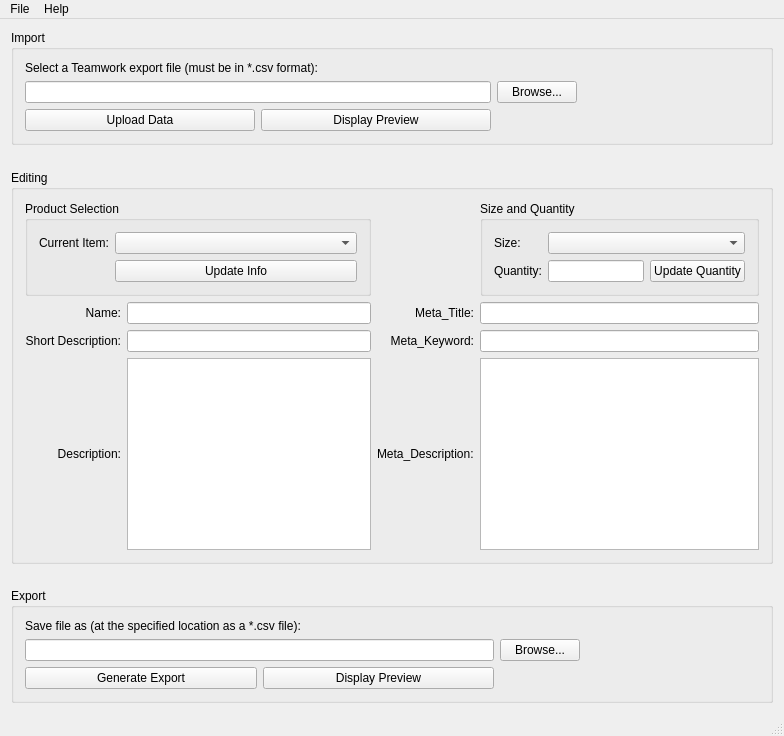
<?xml version="1.0" encoding="UTF-8"?>
<ui version="4.0">
 <class>MainWindow</class>
 <widget class="QMainWindow" name="MainWindow">
  <property name="geometry">
   <rect>
    <x>0</x>
    <y>0</y>
    <width>784</width>
    <height>736</height>
   </rect>
  </property>
  <property name="minimumSize">
   <size>
    <width>0</width>
    <height>0</height>
   </size>
  </property>
  <property name="windowTitle">
   <string>teamwork2magento 2.0</string>
  </property>
  <widget class="QWidget" name="centralWidget">
   <layout class="QGridLayout" name="gridLayout_5">
    <item row="0" column="0">
     <widget class="QGroupBox" name="importBox">
      <property name="toolTip">
       <string>&lt;html&gt;&lt;head/&gt;&lt;body&gt;&lt;p&gt;Use this area to select and upload a Teamwork product export file for editing.&lt;/p&gt;&lt;/body&gt;&lt;/html&gt;</string>
      </property>
      <property name="title">
       <string>Import</string>
      </property>
      <layout class="QGridLayout" name="gridLayout">
       <item row="0" column="0" colspan="2">
        <widget class="QLabel" name="importLabel">
         <property name="text">
          <string>Select a Teamwork export file (must be in *.csv format):                                                    </string>
         </property>
        </widget>
       </item>
       <item row="1" column="2">
        <widget class="QPushButton" name="importBrowseButton">
         <property name="text">
          <string>Browse...</string>
         </property>
        </widget>
       </item>
       <item row="2" column="0">
        <widget class="QPushButton" name="importUploadData">
         <property name="text">
          <string>Upload Data</string>
         </property>
        </widget>
       </item>
       <item row="2" column="1">
        <widget class="QPushButton" name="importDisplayPreview">
         <property name="text">
          <string>Display Preview</string>
         </property>
        </widget>
       </item>
       <item row="1" column="0" colspan="2">
        <widget class="QLineEdit" name="importLineEdit">
         <property name="toolTip">
          <string>&lt;html&gt;&lt;head/&gt;&lt;body&gt;&lt;p&gt;Specify a valid file path in this field and press enter, or use the browse utility.&lt;/p&gt;&lt;/body&gt;&lt;/html&gt;</string>
         </property>
        </widget>
       </item>
       <item row="1" column="3">
        <spacer name="importSpacer">
         <property name="orientation">
          <enum>Qt::Horizontal</enum>
         </property>
         <property name="sizeHint" stdset="0">
          <size>
           <width>40</width>
           <height>20</height>
          </size>
         </property>
        </spacer>
       </item>
      </layout>
     </widget>
    </item>
    <item row="4" column="0">
     <widget class="QGroupBox" name="exportBox">
      <property name="toolTip">
       <string>&lt;html&gt;&lt;head/&gt;&lt;body&gt;&lt;p&gt;Use this area to select a file path to export the data you have edited as a *.csv file.&lt;/p&gt;&lt;/body&gt;&lt;/html&gt;</string>
      </property>
      <property name="title">
       <string>Export</string>
      </property>
      <layout class="QGridLayout" name="gridLayout_4">
       <item row="1" column="2">
        <widget class="QPushButton" name="exportBrowse">
         <property name="text">
          <string>Browse...</string>
         </property>
        </widget>
       </item>
       <item row="2" column="1">
        <widget class="QPushButton" name="exportPreview">
         <property name="text">
          <string>Display Preview</string>
         </property>
        </widget>
       </item>
       <item row="0" column="0" colspan="2">
        <widget class="QLabel" name="exportLabel">
         <property name="text">
          <string>Save file as (at the specified location as a *.csv file):                                                          </string>
         </property>
        </widget>
       </item>
       <item row="1" column="0" colspan="2">
        <widget class="QLineEdit" name="exportLineEdit"/>
       </item>
       <item row="2" column="0">
        <widget class="QPushButton" name="exportGenerate">
         <property name="text">
          <string>Generate Export</string>
         </property>
        </widget>
       </item>
       <item row="1" column="3">
        <spacer name="exportSpacer">
         <property name="orientation">
          <enum>Qt::Horizontal</enum>
         </property>
         <property name="sizeHint" stdset="0">
          <size>
           <width>40</width>
           <height>20</height>
          </size>
         </property>
        </spacer>
       </item>
      </layout>
     </widget>
    </item>
    <item row="2" column="0">
     <widget class="QGroupBox" name="editBox">
      <property name="toolTip">
       <string>&lt;html&gt;&lt;head/&gt;&lt;body&gt;&lt;p&gt;Use this area to edit product attributes.&lt;/p&gt;&lt;/body&gt;&lt;/html&gt;</string>
      </property>
      <property name="title">
       <string>Editing</string>
      </property>
      <layout class="QGridLayout" name="gridLayout_6">
       <item row="3" column="3">
        <widget class="QTextEdit" name="metaDescriptionTextEdit"/>
       </item>
       <item row="1" column="0">
        <widget class="QLabel" name="nameLabel">
         <property name="text">
          <string>&lt;html&gt;&lt;head/&gt;&lt;body&gt;&lt;p align=&quot;right&quot;&gt;Name:&lt;/p&gt;&lt;/body&gt;&lt;/html&gt;</string>
         </property>
        </widget>
       </item>
       <item row="2" column="1">
        <widget class="QLineEdit" name="shortDescriptionLineEdit"/>
       </item>
       <item row="2" column="2">
        <widget class="QLabel" name="metaKeywordLabel">
         <property name="text">
          <string>&lt;html&gt;&lt;head/&gt;&lt;body&gt;&lt;p align=&quot;right&quot;&gt;Meta_Keyword:&lt;/p&gt;&lt;/body&gt;&lt;/html&gt;</string>
         </property>
        </widget>
       </item>
       <item row="2" column="3">
        <widget class="QLineEdit" name="metaKeywordLineEdit"/>
       </item>
       <item row="3" column="0">
        <widget class="QLabel" name="descriptionLabel">
         <property name="text">
          <string>&lt;html&gt;&lt;head/&gt;&lt;body&gt;&lt;p align=&quot;right&quot;&gt;Description:&lt;/p&gt;&lt;/body&gt;&lt;/html&gt;</string>
         </property>
        </widget>
       </item>
       <item row="3" column="1">
        <widget class="QTextEdit" name="descriptionTextEdit"/>
       </item>
       <item row="3" column="2">
        <widget class="QLabel" name="metaDescriptionLabel">
         <property name="text">
          <string>Meta_Description:</string>
         </property>
        </widget>
       </item>
       <item row="1" column="3">
        <widget class="QLineEdit" name="metaTitleLineEdit"/>
       </item>
       <item row="1" column="1">
        <widget class="QLineEdit" name="nameLineEdit"/>
       </item>
       <item row="1" column="2">
        <widget class="QLabel" name="metaTitleLabel">
         <property name="text">
          <string>&lt;html&gt;&lt;head/&gt;&lt;body&gt;&lt;p align=&quot;right&quot;&gt;Meta_Title:&lt;/p&gt;&lt;/body&gt;&lt;/html&gt;</string>
         </property>
        </widget>
       </item>
       <item row="2" column="0">
        <widget class="QLabel" name="shortDescriptionLabel">
         <property name="text">
          <string>&lt;html&gt;&lt;head/&gt;&lt;body&gt;&lt;p align=&quot;right&quot;&gt;Short Description:&lt;/p&gt;&lt;/body&gt;&lt;/html&gt;</string>
         </property>
        </widget>
       </item>
       <item row="0" column="3">
        <widget class="QGroupBox" name="sizeQtyBox">
         <property name="title">
          <string>Size and Quantity</string>
         </property>
         <layout class="QGridLayout" name="gridLayout_2">
          <item row="1" column="0">
           <widget class="QLabel" name="qtyLabel">
            <property name="text">
             <string>&lt;html&gt;&lt;head/&gt;&lt;body&gt;&lt;p&gt;Quantity:&lt;/p&gt;&lt;/body&gt;&lt;/html&gt;</string>
            </property>
           </widget>
          </item>
          <item row="0" column="0">
           <widget class="QLabel" name="sizeLabel">
            <property name="text">
             <string>Size:</string>
            </property>
           </widget>
          </item>
          <item row="1" column="2">
           <widget class="QPushButton" name="updateQtyButton">
            <property name="text">
             <string>Update Quantity</string>
            </property>
           </widget>
          </item>
          <item row="1" column="1">
           <widget class="QLineEdit" name="qtyLineEdit"/>
          </item>
          <item row="0" column="1" colspan="2">
           <widget class="QComboBox" name="sizeComboBox"/>
          </item>
         </layout>
        </widget>
       </item>
       <item row="0" column="0" colspan="2">
        <widget class="QGroupBox" name="productBox">
         <property name="title">
          <string>Product Selection</string>
         </property>
         <layout class="QFormLayout" name="formLayout">
          <item row="0" column="0">
           <widget class="QLabel" name="currentItemLabel">
            <property name="text">
             <string>&lt;html&gt;&lt;head/&gt;&lt;body&gt;&lt;p&gt;Current Item:&lt;/p&gt;&lt;/body&gt;&lt;/html&gt;</string>
            </property>
           </widget>
          </item>
          <item row="0" column="1">
           <widget class="QComboBox" name="itemComboBox"/>
          </item>
          <item row="1" column="1">
           <widget class="QPushButton" name="updateInfoButton">
            <property name="text">
             <string>Update Info</string>
            </property>
           </widget>
          </item>
         </layout>
        </widget>
       </item>
      </layout>
     </widget>
    </item>
    <item row="1" column="0">
     <spacer name="importEditSpacer">
      <property name="orientation">
       <enum>Qt::Vertical</enum>
      </property>
      <property name="sizeHint" stdset="0">
       <size>
        <width>20</width>
        <height>0</height>
       </size>
      </property>
     </spacer>
    </item>
    <item row="3" column="0">
     <spacer name="editExportSpacer">
      <property name="orientation">
       <enum>Qt::Vertical</enum>
      </property>
      <property name="sizeHint" stdset="0">
       <size>
        <width>20</width>
        <height>0</height>
       </size>
      </property>
     </spacer>
    </item>
   </layout>
  </widget>
  <widget class="QMenuBar" name="menuBar">
   <property name="geometry">
    <rect>
     <x>0</x>
     <y>0</y>
     <width>784</width>
     <height>21</height>
    </rect>
   </property>
   <widget class="QMenu" name="menuFile">
    <property name="title">
     <string>File</string>
    </property>
    <addaction name="actionExit"/>
   </widget>
   <widget class="QMenu" name="menuHelp">
    <property name="title">
     <string>Help</string>
    </property>
    <addaction name="actionAbout"/>
    <addaction name="actionTutorial"/>
   </widget>
   <addaction name="menuFile"/>
   <addaction name="menuHelp"/>
  </widget>
  <widget class="QStatusBar" name="statusBar"/>
  <action name="actionExit">
   <property name="text">
    <string>Exit</string>
   </property>
  </action>
  <action name="actionAbout">
   <property name="text">
    <string>About</string>
   </property>
  </action>
  <action name="actionTutorial">
   <property name="text">
    <string>Tutorial</string>
   </property>
  </action>
 </widget>
 <layoutdefault spacing="6" margin="11"/>
 <tabstops>
  <tabstop>importLineEdit</tabstop>
  <tabstop>importBrowseButton</tabstop>
  <tabstop>importUploadData</tabstop>
  <tabstop>importDisplayPreview</tabstop>
  <tabstop>itemComboBox</tabstop>
  <tabstop>updateInfoButton</tabstop>
  <tabstop>nameLineEdit</tabstop>
  <tabstop>shortDescriptionLineEdit</tabstop>
  <tabstop>descriptionTextEdit</tabstop>
  <tabstop>metaTitleLineEdit</tabstop>
  <tabstop>metaKeywordLineEdit</tabstop>
  <tabstop>metaDescriptionTextEdit</tabstop>
  <tabstop>sizeComboBox</tabstop>
  <tabstop>qtyLineEdit</tabstop>
  <tabstop>updateQtyButton</tabstop>
  <tabstop>exportLineEdit</tabstop>
  <tabstop>exportBrowse</tabstop>
  <tabstop>exportGenerate</tabstop>
  <tabstop>exportPreview</tabstop>
 </tabstops>
 <resources/>
 <connections/>
</ui>
